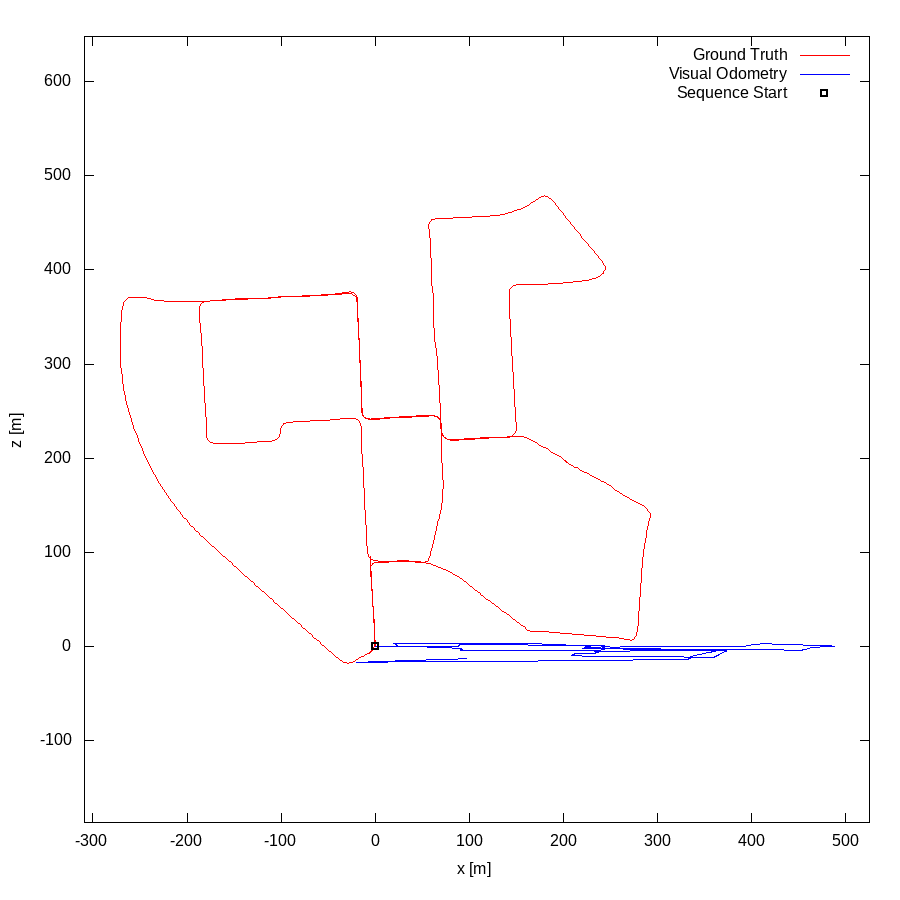

gnuplot code for this plot:
set term postscript eps enhanced color
set output "00.eps"
set size ratio -1
set xrange [-309:525]
set yrange [-187:648]
set xlabel "x [m]"
set ylabel "z [m]"
plot "00.txt" using 1:2 lc rgb "#FF0000" title 'Ground Truth' w lines,"00.txt" using 3:4 lc rgb "#0000FF" title 'Visual Odometry' w lines,"< head -1 00.txt" using 1:2 lc rgb "#000000" pt 4 ps 1 lw 2 title 'Sequence Start' w points
